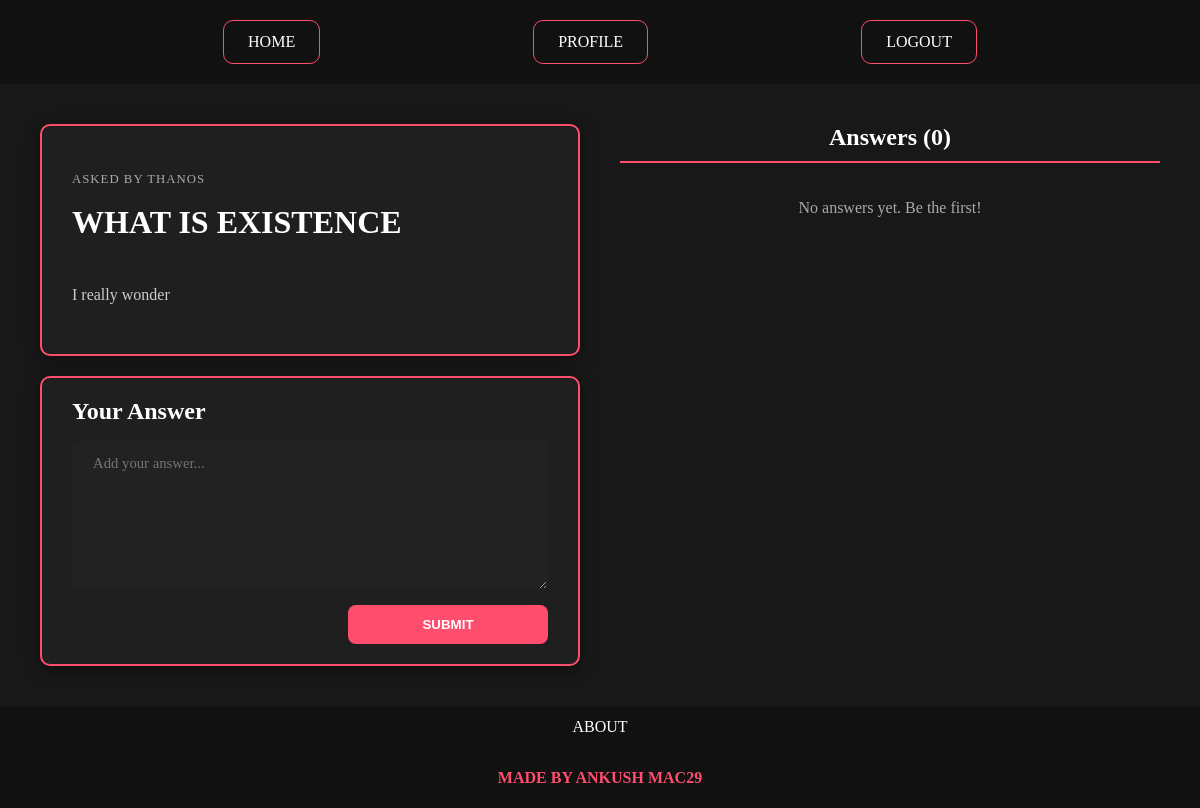
The page /answer/2 (signed in) on the database its author committed.
### model.py (models this page shows)
class student(db.Model):
    id=db.Column(db.Integer,primary_key=True)
    name=db.Column(db.String(50),nullable=False)
    email=db.Column(db.String(50),nullable=False,unique=True)
    password=db.Column(db.String(50),nullable=False)
    questions=db.relationship("question",backref="author")
    answers=db.relationship("answer",backref="author")

class question(db.Model):
    id=db.Column(db.Integer,primary_key=True)
    title=db.Column(db.String(100),nullable=False)
    body=db.Column(db.Text)
    user_id=db.Column(db.Integer,db.ForeignKey("student.id"))
    answer=db.relationship("answer",backref="question")

### home.py (the view)
@home.route("/answer/<question_id>", methods=["GET", "POST"])
def answer_page(question_id):
    if "id" not in session:
        return redirect(url_for("auth.login"))
    q=db.session.get(question,question_id)
    if request.method == "POST":
        body = request.form["body"]
        new_answer = answer(body=body, question_id=question_id, user_id=session["id"])
        db.session.add(new_answer)
        db.session.commit()
        return redirect(url_for("home.answer_page", question_id=question_id))
    return render_template("answer.html", question=q)

### templates/answer.html (shortened to what this page needs)
{% extends "base.html" %}
{% block content %}
<main class="answer_layout">
    <div class="left-col">
        <div class="question">
            <p class="asker">Asked by {{ question.author.name }}</p>
            <h1>{{ question.title }}</h1>
            <p>{{ question.body }}</p>
        </div>
        <form class="answer-form" action="{{ url_for('home.answer_page', question_id=question.id) }}" method="post">
            <h2>Your Answer</h2>
            <textarea name="body" placeholder="Add your answer..."></textarea>
            <input type="submit" value="SUBMIT">
        </form>
    </div>
    <div class="right-col">
        <h2>Answers ({{ question.answer|length }})</h2>
        <section class="answers-section">
            {% if not question.answer %}
            <p style="color: var(--text-muted); text-align: center;">No answers yet. Be the first!</p>
            {% endif %}
        </section>
    </div>
</main>
{% endblock %}

### static/styles.css (style rules this page uses)
:root { --primary-color: #ff4d6d; --primary-hover: #ff6b85; --bg-dark: #181818; --bg-darker: #111111; --text-light: #ffffff; --text-muted: #aaaaaa; --input-bg: #e0f7f4; --radius-pill: 50px; --radius-card: 8px; }
body { margin: 0; height: 100vh; display: grid; grid-template-rows: auto 1fr auto; background-color: var(--bg-darker); color: var(--text-light); }
section { display: flex; flex-direction: column; gap: 20px; }
textarea { min-height: 150px; padding: 14px 20px; border-radius: var(--radius-card); background-color: #222; border: 1px solid transparent; font-family: inherit; font-size: 0.92rem; color: var(--text-light); resize: vertical; outline: none; margin: 10px; }
input[type="submit"] { width: 300px; padding: 12px; border-radius: 8px; border: none; background-color: var(--primary-color); color: var(--text-light); font-weight: bold; cursor: pointer; transition: all 0.3s ease; align-self: center; margin-top: 10px; }
.question { display: flex; flex-direction: column; gap: 15px; border: var(--primary-color) solid 2px; background-color: #1f1f1f; padding: 30px; border-radius: 10px; box-shadow: 0 4px 15px rgba(0, 0, 0, 0.4); transition: all 0.3s ease-in-out; }
.question .asker { font-size: 0.8rem; color: var(--text-muted); letter-spacing: 1px; text-transform: uppercase; margin-bottom: -5px; }
.question h1 { color: var(--text-light); margin: 5px 0 10px 0; }
.question p { color: #cccccc; line-height: 1.6; font-size: 1rem; }
.answer_layout { display: grid; grid-template-columns: 1fr 1fr; gap: 40px; padding: 40px; background-color: var(--bg-dark); align-items: start; box-sizing: border-box; }
.answer_layout .left-col, .answer_layout .right-col { display: flex; flex-direction: column; gap: 20px; }
.answer_layout .right-col h2 { color: var(--text-light); margin: 0; text-align: center; border-bottom: 2px solid var(--primary-color); padding-bottom: 10px; }
.answers-section { display: flex; flex-direction: column; align-items: center; width: 100%; gap: 15px; max-height: 70vh; overflow-y: auto; padding-right: 15px; }
.answer-form { display: flex; flex-direction: column; gap: 10px; border: var(--primary-color) solid 2px; background-color: #1f1f1f; padding: 20px 30px; border-radius: 10px; box-shadow: 0 4px 15px rgba(0, 0, 0, 0.4); width: 100%; box-sizing: border-box; }
.answer-form h2 { margin: 0 0 5px 0; }
.answer-form textarea { min-height: 150px; width: 100%; box-sizing: border-box; margin: 0; }
.answer-form input[type="submit"] { align-self: flex-end; width: 200px; margin-top: 5px; }

### rows shown on the page
student: author.name "THANOS"
question: title "WHAT IS EXISTENCE", body "I really wonder"

### other values the page prints
{{ question.answer|length }} "0"
